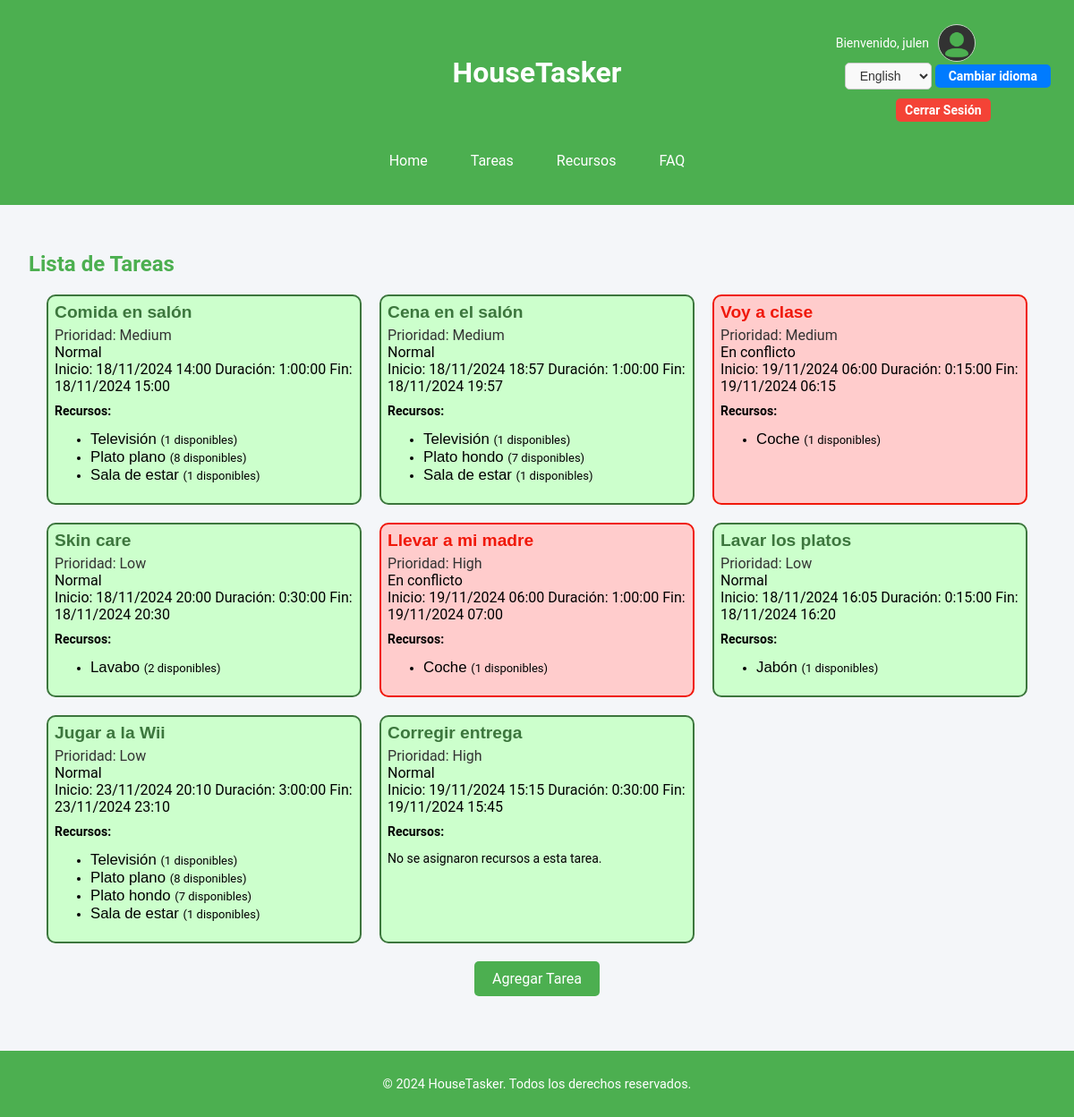
Page /es/tasks/ (signed in) on the earlier database version.
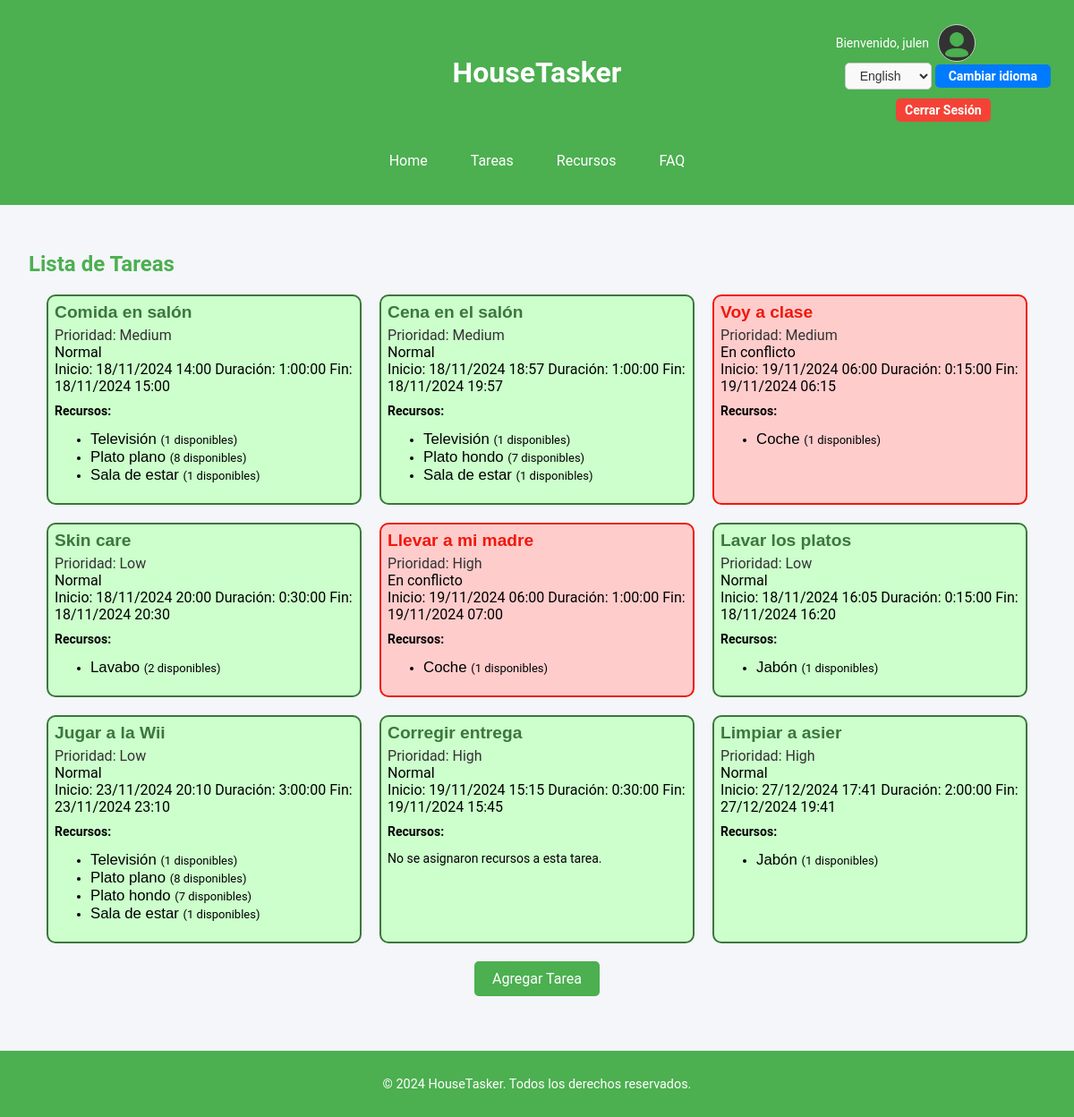
Same page on the later database version.
### appHouseTasker/models.py (models this page shows, shortened)
class CustomUser(AbstractUser):
    profile_image = models.ImageField(upload_to='profile-pictures/', blank=True, null=True)

class Task(models.Model):
    LOW = 'Low'
    MEDIUM = 'Medium'
    HIGH = 'High'
    PRIORITY_CHOICES = [
        (LOW, 'Low'),
        (MEDIUM, 'Medium'),
        (HIGH, 'High'),
    ]
    title = models.CharField(max_length=255)
    description = models.TextField(blank=True, null=True)
    priority = models.CharField(max_length=6, choices=PRIORITY_CHOICES, default=MEDIUM)
    start_date = models.DateTimeField(default=timezone.now)
    duration = models.DurationField()
    completed = models.BooleanField(default=False)
    resources = models.ManyToManyField('Resource', related_name="tasks", blank=True)
    created_by = models.ForeignKey(CustomUser, on_delete=models.CASCADE)
    is_overlapping = models.BooleanField(default=False)
    def end_date(self):
        return self.start_date + self.duration

class Resource(models.Model):
    CATEGORY_CHOICES = [
        ('cleaning', 'Limpieza'),
        ('vehicle', 'Vehículo'),
        ('kitchen', 'Cocina'),
        ('others', 'Otros'),
    ]
    name = models.CharField(max_length=100, unique=True, help_text="Nombre del recurso, e.g., Jabon, Coche, Llaves.")
    description = models.TextField(blank=True, help_text="Descripción opcional del recurso y sus características.")
    quantity = models.PositiveIntegerField(default=1, help_text="Cantidad disponible de este recurso.")
    category = models.CharField(max_length=50, choices=CATEGORY_CHOICES, default='others', help_text="Categoría del recurso.")
    is_available = models.BooleanField(default=True, help_text="Indica si el recurso está disponible para uso.")

### appHouseTasker/views.py (the view)
# urls.py: path('tasks/', TaskListView.as_view(), name='task_list'),  # List all tasks
class TaskListView(LoginRequiredMixin, ListView):
    model = Task
    template_name = "task_list.html"
    context_object_name = "tasks"
    def get_queryset(self):
        tasks = super().get_queryset()
        for task in tasks:
            overlapping = False
            task_end_date = task.start_date + task.duration
            for resource in task.resources.all():
                overlapping_count = sum(
                    1 for t in resource.tasks.exclude(id=task.id)
                    if not (t.start_date >= task_end_date or t.start_date + t.duration <= task.start_date)
                )
                if overlapping_count >= resource.quantity:
                    overlapping = True
                    break
            task.is_overlapping = overlapping
            task.save()
        return tasks

### appHouseTasker/templates/task_list.html
{% extends "base.html" %}
{% load static %}
{% load i18n %}
{% block head %}
<link rel="stylesheet" href="{% static 'css/task_list.css' %}">
{% endblock %}
{% block main %}
<h2>{% trans "Lista de Tareas" %}</h2>
<div class="task-container">
  {% for task in tasks %}
    <div class="task-item {% if task.is_overlapping %}task-overlapping{% else %}task-ok{% endif %}">
      <a href="{% url 'task_detail' task.id %}" class="task-title">{{ task.title }}</a>
      <span class="priority">{% trans "Prioridad" %}: {{ task.get_priority_display }}</span>
      {% if task.is_overlapping %}
        <span class="status">{% trans "En conflicto" %}</span>
      {% else %}
        <span class="status">{% trans "Normal" %}</span>
      {% endif %}
      <div class="task-dates">
        <span class="start-date">{% trans "Inicio" %}: {{ task.start_date|date:"d/m/Y H:i" }}</span>
        <span class="duration">{% trans "Duración" %}: {{ task.duration }}</span>
        <span class="end-date">{% trans "Fin" %}: {{ task.end_date|date:"d/m/Y H:i" }}</span>
      </div>
      <div class="task-resources">
        <strong>{% trans "Recursos" %}:</strong>
        {% if task.resources.all %}
          <ul class="resource-container">
            {% for resource in task.resources.all %}
              <li class="resource-item">
                <a href="{% url 'resource_detail' resource.id %}" class="resource-link">
                  {{ resource.name }}
                </a>
                <span class="quantity-box">({{ resource.quantity }} {% trans "disponibles" %})</span>
              </li>
            {% endfor %}
          </ul>
        {% else %}
          <p>{% trans "No se asignaron recursos a esta tarea" %}.</p>
        {% endif %}
      </div>
    </div>
  {% empty %}
    <p>{% trans "No se encontraron tareas" %}.</p>
  {% endfor %}
</div>
<div class="add-task-button-container">
  <a href="{% url 'task_create' %}" class="add-task-button">{% trans "Agregar Tarea" %}</a>
</div>
{% endblock %}

### appHouseTasker/templates/base.html (shortened to what this page needs)
{% load static %}
{% load i18n %}
<!DOCTYPE html>
<html lang="es">
	<head>
		<link rel="stylesheet" href="{% static 'css/ht.css' %}">
		<link rel="stylesheet" href="{% static 'css/fonts.css' %}">
		{% block head %}{% endblock %}
	</head>
	<body>
		<header>
            <div class="header-container">
                <h1>{% block header-title %}HouseTasker{% endblock %}</h1>
                <div class="user-info">
                    {% if user.is_authenticated %}
                        <div class="profile">
                            <p>{% trans "Bienvenido" %}, {{ user.username }}</p>
                            {% if user.profile_image %}
                                <img src="{{ user.profile_image.url }}" alt="Profile picture" class="profile-pic">
                            {% else %}
                                <img src="{% static 'img/default_pfp.png' %}" alt="Default profile picture" class="profile-pic">
                            {% endif %}
                        </div>
                        <div class="language-form">
                            <form method="post" action="{% url 'set_language' %}">
                                <select name="language">
                                    <option value="en" {% if LANGUAGE_CODE == "en" %}selected{% endif %}>English</option>
                                </select>
                                <button type="submit">{% trans "Cambiar idioma" %}</button>
                            </form>
                        </div>
                        <div class="logout">
                            <form method="POST" action="{% url 'logout' %}">
                                <button type="submit" class="logout-btn">{%trans "Cerrar Sesión" %}</button>
                            </form>
                        </div>
                    {% endif %}
                </div>
            </div>
            <nav>
                {% block nav %}
                <a href="{% url 'home' %}">Home</a>
                <a href="{% url 'task_list' %}">{% trans "Tareas" %}</a>
                <a href="{% url 'resource_list' %}">{% trans "Recursos" %}</a>
                <a href="{% url 'faq' %}">FAQ</a>
                {% endblock %}
            </nav>
        </header>
		<main>
			{% block main %}
			{% endblock %}
		</main>
		<footer>
			<p>© 2024 HouseTasker. Todos los derechos reservados.</p>
		</footer>
	</body>
</html>

### appHouseTasker/static/css/ht.css (style rules this page uses)
body, html { font-family: Arial, sans-serif; margin: 0; padding: 0; color: #333; background-color: #f4f6f9; }
header, footer { background-color: #4CAF50; color: white; text-align: center; padding: 1em; }
h1 { font-size: 2em; margin: 0; }
h2, h3 { color: #4CAF50; }
main { padding: 2em; }
nav { display: flex; justify-content: center; gap: 1em; margin: 1em 0; }
nav a { color: white; text-decoration: none; padding: 0.5em 1em; }
footer { margin-top: 2em; font-size: 0.9em; }
.header-container { display: grid; grid-template-columns: 1fr auto 1fr; align-items: center; padding: 10px; position: relative; }
.header-container h1 { grid-column: 2; text-align: center; margin: 0; }
.user-info { grid-column: 3; justify-self: end; }
.user-info .profile { display: flex; align-items: center; }
.user-info .profile p { margin-right: 10px; font-size: 14px; }
.profile-pic { width: 40px; height: 40px; border-radius: 50%; border: 1px solid #ccc; }
.logout { margin-top: 10px; }
.logout-btn { background-color: #f44336; color: white; border: none; padding: 5px 10px; font-size: 14px; cursor: pointer; border-radius: 5px; transition: background-color 0.3s ease; }
.language-form { display: flex; align-items: center; justify-content: flex-start; gap: 10px; margin-left: 10px; }
.language-form select { border: 1px solid #ccc; border-radius: 5px; padding: 5px 12px; font-size: 14px; color: #333; background-color: #f9f9f9; transition: border-color 0.3s ease; }
.language-form button { background-color: #007bff; color: white; border: none; border-radius: 5px; padding: 5px 15px; font-size: 14px; cursor: pointer; transition: background-color 0.3s ease; }

### appHouseTasker/static/css/task_list.css (style rules this page uses)
.task-container { display: grid; gap: 20px; margin: 20px; }
.task-item { background-color: #fff; border: 2px solid #4CAF50; border-radius: 10px; padding: 2%; transition: background-color 0.3s ease; }
.task-item a { font-family: Arial, sans-serif; font-weight: bold; color: #4CAF50; font-size: 1.2em; text-decoration: none; }
.task-item .priority { color: #333; display: block; margin-top: 5px; }
.add-task-button-container { display: flex; justify-content: center; margin-top: 20px; }
.add-task-button { background-color: #4CAF50; color: white; padding: 10px 20px; text-align: center; text-decoration: none; font-size: 16px; border-radius: 5px; transition: background-color 0.3s ease; }
.task-overlapping { background-color: #ffcccc; color: #000000; border-color: #f0180a; }
.task-overlapping a { color: #f0180a; }
.task-ok { background-color: #ccffcc; color: #000000; border-color: #3c763d; }
.task-ok a { color: #3c763d; }
.task-resources { margin-top: 10px; font-size: 14px; }
.task-overlapping .resource-link { font-weight: normal; color: #000; }
.task-ok .resource-link { font-weight: normal; color: #000; }
.quantity-box { background-color: transparent; color: #000;; font-size: 13px; font-weight: normal; }
@media only screen and (min-width: 961px) { .task-container { grid-template-columns: 1fr 1fr 1fr; } }

Differences in the rows shown:
added Task: title "Limpiar a asier", priority "High", start_date "27/12/2024 17:41", duration "2:00:00", end_date "27/12/2024 19:41", Resource (name "Jabón", quantity "1")
